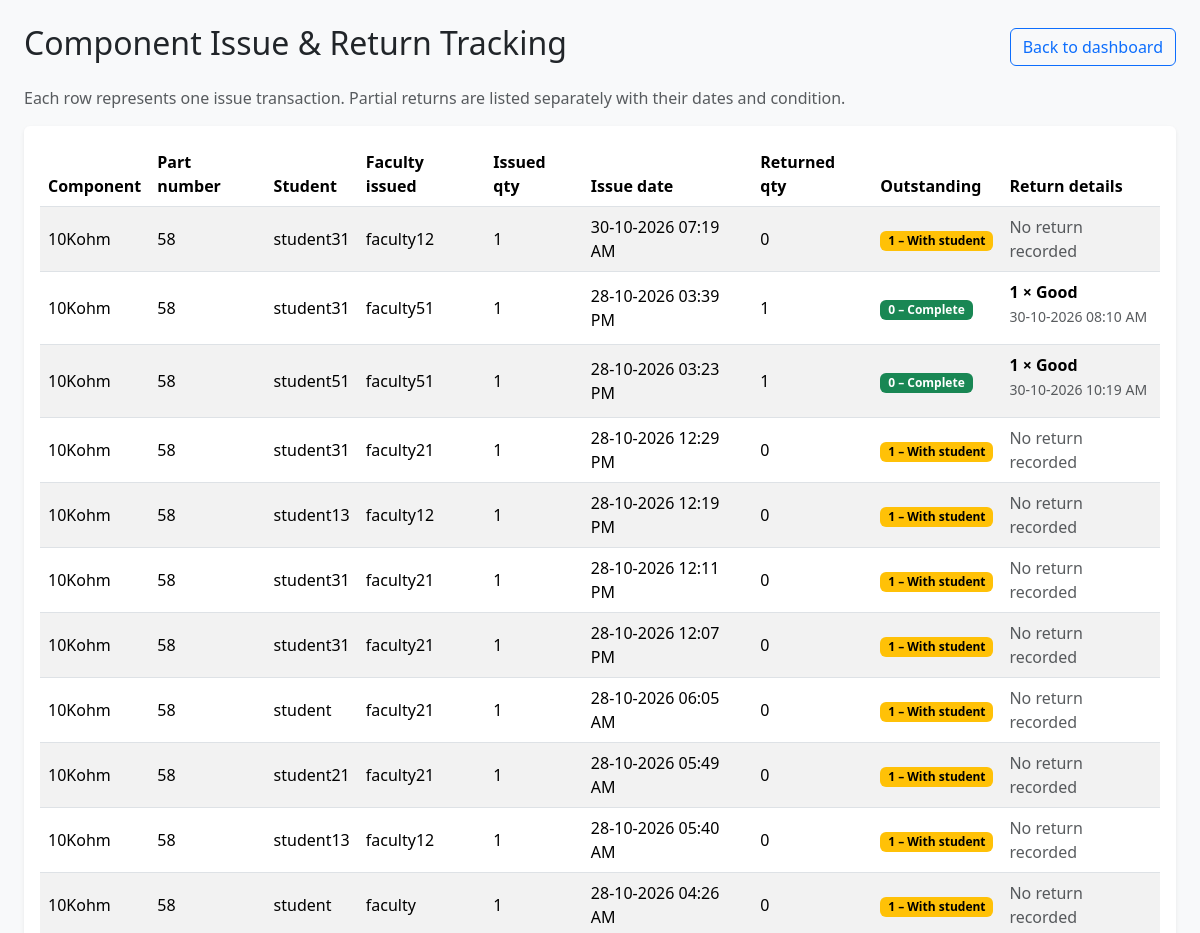
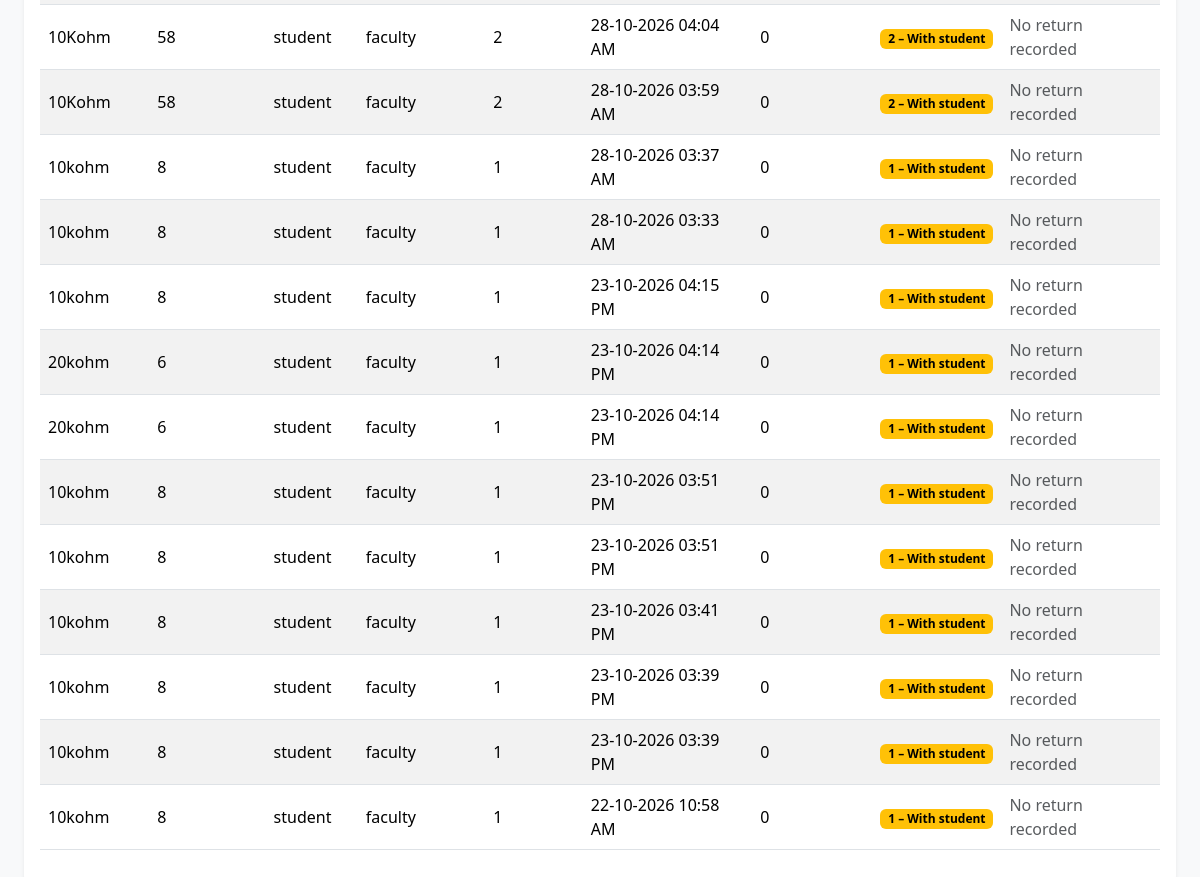
/admin/component-tracking (signed in), run on the app's committed database (2 pictures, top to bottom).
### app.py (models this page shows)
class Component(db.Model):
    id = db.Column(db.Integer, primary_key=True)
    name = db.Column(db.String(100), nullable=False)
    part_number = db.Column(db.String(50), unique=True, nullable=False)
    category = db.Column(db.String(50), nullable=False)
    quantity = db.Column(db.Integer, nullable=False, default=0)
    damaged_quantity = db.Column(db.Integer, nullable=False, default=0)
    inspection_quantity = db.Column(db.Integer, nullable=False, default=0)
    location = db.Column(db.String(100), nullable=False)
    description = db.Column(db.String(300), default="")

class User(db.Model):
    id = db.Column(db.Integer, primary_key=True)
    username = db.Column(db.String(80), unique=True, nullable=False)
    password_hash = db.Column(db.String(255), nullable=False)
    role = db.Column(db.String(20), nullable=False)
    email = db.Column(db.String(254), nullable=True)
    approval_status = db.Column(db.String(20), nullable=False, default="Approved")
    is_active = db.Column(db.Boolean, nullable=False, default=True)

class IssueTransaction(db.Model):
    id = db.Column(db.Integer, primary_key=True)
    request_id = db.Column(
        db.Integer,
        db.ForeignKey("component_request.id"),
        nullable=False
    )
    component_id = db.Column(
        db.Integer,
        db.ForeignKey("component.id"),
        nullable=False
    )
    faculty_id = db.Column(
        db.Integer,
        db.ForeignKey("user.id"),
        nullable=False
    )
    quantity = db.Column(
        db.Integer,
        nullable=False
    )
    issue_date = db.Column(
        db.DateTime,
        nullable=False,
        default=db.func.now()
    )
    issue_window_started_at = db.Column(
    db.DateTime,
    nullable=True
    )
    issue_window_expires_at = db.Column(
    db.DateTime,
    nullable=True
    )

class ReturnTransaction(db.Model):
    id = db.Column(db.Integer, primary_key=True)
    issue_transaction_id = db.Column(
        db.Integer,
        db.ForeignKey("issue_transaction.id"),
        nullable=False
    )
    faculty_id = db.Column(
        db.Integer,
        db.ForeignKey("user.id"),
        nullable=False
    )
    quantity = db.Column(db.Integer, nullable=False)
    disposition = db.Column(db.String(20), nullable=False, default="good")
    component_verified = db.Column(db.Boolean, nullable=False, default=False)
    physical_condition_checked = db.Column(db.Boolean, nullable=False, default=False)
    accessories_checked = db.Column(db.Boolean, nullable=False, default=False)
    tested_working = db.Column(db.Boolean, nullable=False, default=False)
    condition_notes = db.Column(db.String(500), nullable=True)
    return_date = db.Column(
        db.DateTime,
        nullable=False,
        default=db.func.now()
    )

### app.py (the view)
@app.route("/admin/component-tracking")
def admin_component_tracking():
    if "user_id" not in session:
        return redirect(url_for("login"))
    if not admin_required():
        return "Access denied: Admin only.", 403
    transactions = IssueTransaction.query.order_by(
        IssueTransaction.issue_date.desc(), IssueTransaction.id.desc()
    ).all()
    tracking_rows = []
    for transaction in transactions:
        component_request = db.session.get(ComponentRequest, transaction.request_id)
        component = db.session.get(Component, transaction.component_id)
        faculty = db.session.get(User, transaction.faculty_id)
        student = (
            db.session.get(User, component_request.student_id)
            if component_request is not None else None
        )
        returns = ReturnTransaction.query.filter_by(
            issue_transaction_id=transaction.id
        ).order_by(ReturnTransaction.return_date.asc(), ReturnTransaction.id.asc()).all()
        returned_quantity = sum(item.quantity for item in returns)
        outstanding_quantity = max(transaction.quantity - returned_quantity, 0)
        tracking_rows.append({
            "transaction": transaction,
            "request": component_request,
            "component": component,
            "faculty": faculty,
            "student": student,
            "returns": returns,
            "returned_quantity": returned_quantity,
            "outstanding_quantity": outstanding_quantity,
        })
    return render_template("admin_component_tracking.html", tracking_rows=tracking_rows)

### app.py (called while the page is built)
@app.before_request
def enforce_account_status():
    if "user_id" not in session or request.endpoint in ("login", "signup", "logout", "static"):
        return None
    user = db.session.get(User, session.get("user_id"))
    if user is None or not user.is_active or user.approval_status != "Approved":
        session.clear()
        flash("Your account is not active. Please contact the administrator.", "warning")
        return redirect(url_for("login"))
    return None

def admin_required():
    return "user_id" in session and session.get("role") == "Admin"

### templates/admin_component_tracking.html (shortened to what this page needs)
<!doctype html>
<html lang="en">
<head>
  <link href="https://cdn.jsdelivr.net/npm/bootstrap@5.3.3/dist/css/bootstrap.min.css" rel="stylesheet">
</head>
<body class="bg-light">
  <main class="container-fluid py-4 px-4">
    <div class="d-flex justify-content-between align-items-center mb-3">
      <h2>Component Issue &amp; Return Tracking</h2>
      <a class="btn btn-outline-primary" href="{{ url_for('dashboard') }}">Back to dashboard</a>
    </div>
    <p class="text-muted">Each row represents one issue transaction. Partial returns are listed separately with their dates and condition.</p>
    {% if tracking_rows %}
    <div class="table-responsive bg-white rounded shadow-sm p-3">
      <table class="table table-striped table-hover align-middle">
        <thead><tr>
          <th>Component</th><th>Part number</th><th>Student</th><th>Faculty issued</th>
          <th>Issued qty</th><th>Issue date</th><th>Returned qty</th><th>Outstanding</th><th>Return details</th>
        </tr></thead>
        <tbody>
        {% for row in tracking_rows %}
          <tr>
            <td>{{ row.component.name if row.component else 'Component unavailable' }}</td>
            <td>{{ row.component.part_number if row.component else '-' }}</td>
            <td>{{ row.student.username if row.student else 'Student unavailable' }}</td>
            <td>{{ row.faculty.username if row.faculty else 'Faculty unavailable' }}</td>
            <td>{{ row.transaction.quantity }}</td>
            <td>{{ row.transaction.issue_date.strftime('%d-%m-%Y %I:%M %p') if row.transaction.issue_date else '-' }}</td>
            <td>{{ row.returned_quantity }}</td>
            <td>
              {% if row.outstanding_quantity == 0 %}<span class="badge text-bg-success">0 – Complete</span>
              {% else %}<span class="badge text-bg-warning">{{ row.outstanding_quantity }} – With student</span>{% endif %}
            </td>
            <td>
              {% if row.returns %}
                {% for returned in row.returns %}
                  <div class="mb-2">
                    <strong>{{ returned.quantity }} × {{ returned.disposition|replace('_', ' ')|title }}</strong><br>
                    <small class="text-muted">{{ returned.return_date.strftime('%d-%m-%Y %I:%M %p') if returned.return_date else 'Date unavailable' }}</small>
                  </div>
                {% endfor %}
              {% else %}
                <span class="text-muted">No return recorded</span>
              {% endif %}
            </td>
          </tr>
        {% endfor %}
        </tbody>
      </table>
    </div>
    {% else %}
      <div class="alert alert-info">No component issue transactions have been recorded yet.</div>
    {% endif %}
  </main>
</body>
</html>

### data on the page
Component: component "10Kohm" "10Kohm" "10Kohm" "10Kohm" "10Kohm" "10Kohm" "10Kohm" "10Kohm" "10Kohm" "10Kohm" "10Kohm" "10Kohm" "10Kohm", component "58" "58" "58" "58" "58" "58" "58" "58" "58" "58" "58" "58" "58"
User: student "student31" "student31" "student31" "student31" "student31"
User: faculty "faculty12" "faculty12" "faculty12"
IssueTransaction: transaction.quantity "1", transaction.issue_date "30-10-2026 07:19 AM"
User: faculty "faculty51" "faculty51"
IssueTransaction: transaction.quantity "1", transaction.issue_date "28-10-2026 03:39 PM"
ReturnTransaction: quantity "1", disposition "Good", return_date "30-10-2026 08:10 AM"
User: student "student51"
IssueTransaction: transaction.quantity "1", transaction.issue_date "28-10-2026 03:23 PM"
ReturnTransaction: quantity "1", disposition "Good", return_date "30-10-2026 10:19 AM"
User: faculty "faculty21" "faculty21" "faculty21" "faculty21" "faculty21"
IssueTransaction: transaction.quantity "1", transaction.issue_date "28-10-2026 12:29 PM"
User: student "student13" "student13"
IssueTransaction: transaction.quantity "1", transaction.issue_date "28-10-2026 12:19 PM"
IssueTransaction: transaction.quantity "1", transaction.issue_date "28-10-2026 12:11 PM"
IssueTransaction: transaction.quantity "1", transaction.issue_date "28-10-2026 12:07 PM"
User: student "student" "student" "student" "student" "student" "student" "student" "student" "student" "student" "student" "student" "student" "student" "student"
IssueTransaction: transaction.quantity "1", transaction.issue_date "28-10-2026 06:05 AM"
User: student "student21"
IssueTransaction: transaction.quantity "1", transaction.issue_date "28-10-2026 05:49 AM"
IssueTransaction: transaction.quantity "1", transaction.issue_date "28-10-2026 05:40 AM"
User: faculty "faculty" "faculty" "faculty" "faculty" "faculty" "faculty" "faculty" "faculty" "faculty" "faculty" "faculty" "faculty" "faculty" "faculty"
IssueTransaction: transaction.quantity "1", transaction.issue_date "28-10-2026 04:26 AM"
IssueTransaction: transaction.quantity "2", transaction.issue_date "28-10-2026 04:04 AM"
IssueTransaction: transaction.quantity "2", transaction.issue_date "28-10-2026 03:59 AM"
Component: component "10kohm" "10kohm" "10kohm" "10kohm" "10kohm" "10kohm" "10kohm" "10kohm" "10kohm", component "8" "8" "8" "8" "8" "8" "8" "8" "8"
IssueTransaction: transaction.quantity "1", transaction.issue_date "28-10-2026 03:37 AM"
IssueTransaction: transaction.quantity "1", transaction.issue_date "28-10-2026 03:33 AM"
IssueTransaction: transaction.quantity "1", transaction.issue_date "23-10-2026 04:15 PM"
Component: component "20kohm" "20kohm", component "6" "6"
IssueTransaction: transaction.quantity "1", transaction.issue_date "23-10-2026 04:14 PM"
IssueTransaction: transaction.quantity "1", transaction.issue_date "23-10-2026 04:14 PM"
IssueTransaction: transaction.quantity "1", transaction.issue_date "23-10-2026 03:51 PM"
IssueTransaction: transaction.quantity "1", transaction.issue_date "23-10-2026 03:51 PM"
IssueTransaction: transaction.quantity "1", transaction.issue_date "23-10-2026 03:41 PM"
IssueTransaction: transaction.quantity "1", transaction.issue_date "23-10-2026 03:39 PM"
IssueTransaction: transaction.quantity "1", transaction.issue_date "23-10-2026 03:39 PM"
IssueTransaction: transaction.quantity "1", transaction.issue_date "22-10-2026 10:58 AM"

### other printed values
{{ row.returned_quantity }} "0" "1" "1" "0" "0" "0" "0" "0" "0" "0" "0" "0" "0" "0" "0" "0" "0" "0" "0" "0" "0" "0" "0" "0"
{{ row.outstanding_quantity }} "1" "1" "1" "1" "1" "1" "1" "1" "1" "2" "2" "1" "1" "1" "1" "1" "1" "1" "1" "1" "1" "1"
